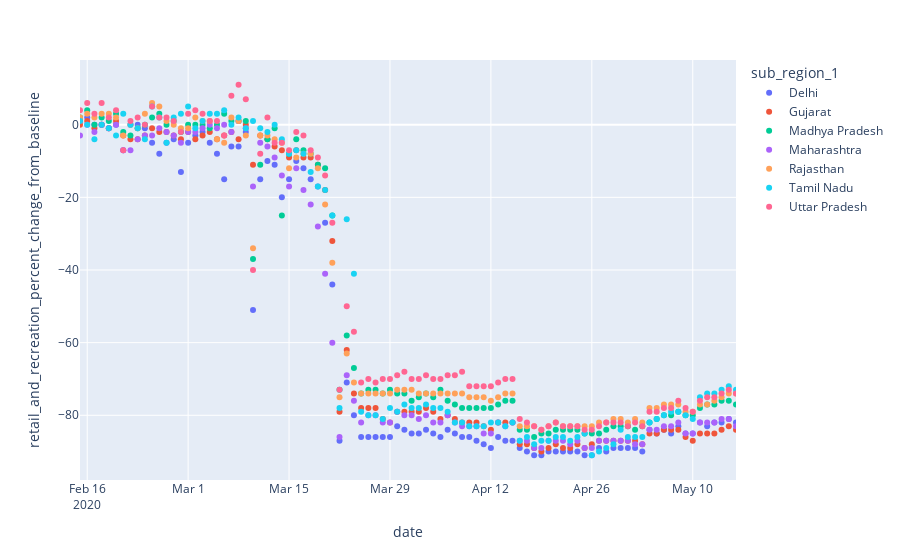

The notebook cell saved with this chart:
### Code cell
fig = px.scatter(df_in_hgfq, 
                 x="date", 
                 y="retail_and_recreation_percent_change_from_baseline", 
                 color="sub_region_1",
                 range_x=['2020-02-15','2020-05-16'])
fig.show()
